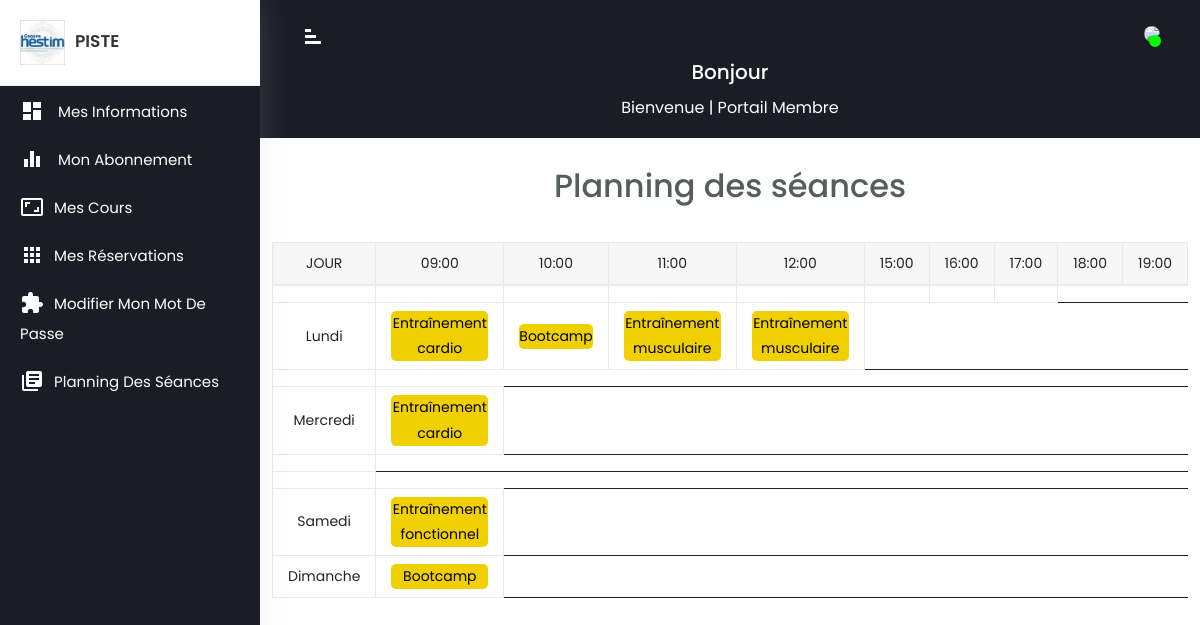
Screenshot of /8/planning (signed in) with the database file from the repository.
### SalleDeSport/models.py (models this page shows)
class Seance(models.Model):
	jours = [
			('0', "Lundi"),
			('1', "Mardi"),
			('2', "Mercredi"),
			('3', "Jeudi"),
			('4', "Vendredi"),
			('5', "Samedi"),
			('6', "Dimanche")
	]
	cours 		= models.ForeignKey(Cours, on_delete = models.CASCADE, verbose_name = 'Cours')
	heureDebut 	= models.TimeField(verbose_name = "Début de la séance")
	jour 		= models.CharField(max_length=12, choices = jours)
	def __str__(self):
		return f"{self.cours.nomCours} {self.heureDebut} {self.jour}"
	class Meta:
		verbose_name = 'Séance'
		verbose_name_plural = "Séances"
		db_table = 'seanceEssai'

class Cours(models.Model):
    nomCours = models.CharField(max_length=32, unique=True, null=False, verbose_name='Nom')
    capacite = models.PositiveIntegerField(null=False, verbose_name='Capacité')
    description = models.CharField(max_length=256, null=False, verbose_name='Description')
    instructeur = models.ForeignKey(Instructeur, on_delete=models.CASCADE, verbose_name='Instructeur')
    activite = models.ForeignKey(Activite, on_delete=models.CASCADE, verbose_name='Activité')
    image = models.ImageField(upload_to='cours_images/', blank=True, null=True)
    def __str__(self):
        return self.nomCours
    class Meta:
        verbose_name = 'Cours'
        verbose_name_plural = 'Cours'
        db_table = 'cours'

### SalleDeSport/views.py (the view)
# urls.py: path('<int:membre_id>/planning', views.planning, name = 'planning'),
def planning(request, membre_id):
    membre = get_object_or_404(Membre, pk=membre_id)
    seances = Seance.objects.all()
    days = [["Lundi", "Mardi", "Mercredi", "Jeudi", "Vendredi", "Samedi", "Dimanche"]]
    for i in range(7):
        s = seances.filter(jour=str(i)).order_by('heureDebut')
        l = []
        for j in range(s.count()):
            l += [s[j]]
        days.append(l)
    print(days)
    days_labelles = ["Lundi", "Mardi", "Mercredi", "Jeudi", "Vendredi", "Samedi"]
    context = {'membre': membre, 'days': days, "days_labelles": days_labelles}
    return render(request, "FitFlow/planning.html", context)

### SalleDeSport/templates/FitFlow/planning.html (shortened to what this page needs)
{% extends "FitFlow/base.html" %}
{% block content %}
<div class="container">
                <div class="container text-center">
                    <br>
                    <h2>Planning des séances</h2>
                </div>
                <div class="timetable-img text-center">
                </div>
                <div class="table-responsive">
                    <table class="table table-bordered text-center">
                        <thead>
                            <tr class="bg-light-gray">
                                <th class="text-uppercase">Jour
                                </th>
                                <th class="text-uppercase">09:00
                                </th>
                                <th class="text-uppercase">10:00</th>
                                <th class="text-uppercase">11:00</th>
                                <th class="text-uppercase">12:00</th>
                                <th class="text-uppercase">15:00</th>
                                <th class="text-uppercase">16:00</th>
                                <th class="text-uppercase">17:00</th>
                                <th class="text-uppercase">18:00</th>
                                <th class="text-uppercase">19:00</th>
                            </tr>
                        </thead>
                        <tbody>
                            {% for day in days %}
                            <tr>
                                <td class="align-middle">{{ day.0.get_jour_display }}</td>
                                {% for x in day%}
                                <td>
                                    <div class="bg-yellow border-radius-5 text-black font-size16 xs-font-size13">{{  x.cours }}</div>
                                </td>
                                {% endfor %}
                            </tr>
                            {% endfor %}
                        </tbody>
                    </table>
                </div>
            </div>
{% endblock %}>

### SalleDeSport/static/css/custom.css (style rules this page uses)
body,html { line-height:1.8; font-family:'Poppins',sans-serif; color:#555e58; #text-transform:capitalize; font-weight:400; margin:0px; padding:0px; }
table.table tr th, table.table tr td { border-color:#e9e9e9; padding:8px 15px; font-size:14px; font-weight: 400; vertical-align:middle; }

### SalleDeSport/static/css/payment.css (style rules this page uses)
* { margin: 0; padding: 0; }
html { height: 100%; }

### SalleDeSport/static/css/planning.css (style rules this page uses)
.bg-light-gray { background-color: #f7f7f7; }
.table-bordered thead td, .table-bordered thead th { border-bottom-width: 2px; }
.table thead th { vertical-align: bottom; border-bottom: 2px solid #dee2e6; }
.table-bordered td, .table-bordered th { border: 1px solid #dee2e6; }
.bg-yellow { background-color: #f0d001 }
.border-radius-5 { border-radius: 5px; }
.table td, .table th { padding: .75rem; vertical-align: top; border-top: 1px solid #dee2e6; }

### rows the page displays
Seance: jour "Lundi", cours "Entraînement cardio"
Seance: cours "Bootcamp"
Seance: cours "Entraînement musculaire"
Seance: cours "Entraînement musculaire"
Seance: jour "Mercredi", cours "Entraînement cardio"
Seance: jour "Samedi", cours "Entraînement fonctionnel"
Seance: jour "Dimanche", cours "Bootcamp"
